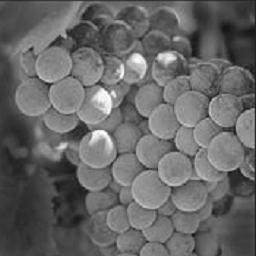
#> input picture 17JE003548_2/sample2.png, 256 x 256 px, found by its file name
$ python '2 Scratch.py'
#> lines starting #> are read from the running program, lines starting #| are printed output that depends on the picture
import numpy as np
import cv2 as cv
import matplotlib.pyplot as plt
import copy
img=cv.imread('C:/Users/shara/OneDrive/Desktop/17je003262_2/sample2.png',0)
#> img: shape (256, 256); min 19, max 255, mean 102.7
h,w=img.shape
#> h = 256; w = 256
ar=np.zeros(256,dtype = int)
for i in range(h):
    for j in range(w):
        ar[img[i][j]]+=1
for i in range(256):
    if i>0:
        ar[i]+=ar[i-1]
#> after the loop, ar = 256 values from 0 to 65536
newval=np.zeros(256,dtype =int)
for i in range(256):
    newval[i]=((float)(ar[i]-ar[0])/(h*w-ar[0]))*255
#> after the loop, newval = 256 values from 0 to 255
newimg=copy.deepcopy(img)
for i in range(h):
    for j in range(w):
        newimg[i][j]=newval[img[i][j]]
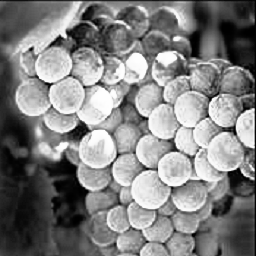
#> newimg: shape (256, 256); min 0, max 255, mean 128
cv.imshow('original',img)
cv.imshow('enhanced',newimg)
cv.waitKey(0)
cv.destroyAllWindows()
plt.title("originalhistogram")
bins = np.histogram(img.flatten(),256,[0,256])
plt.hist(img.flatten(),256,[0,256], color = '0')
plt.xlim([0,256])
plt.show()
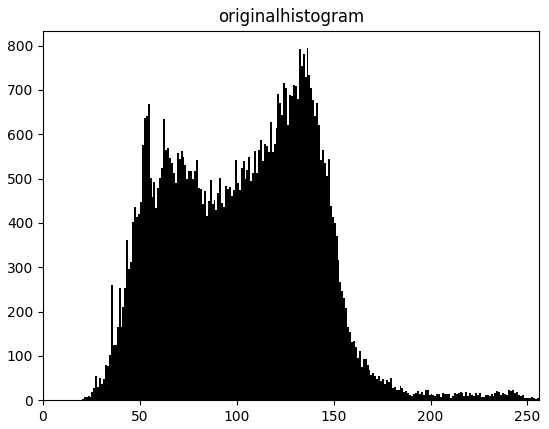
#> figure drawn by matplotlib, 1 panel; tallest bar 794 high, from x = 136 to 137
plt.title("enhancedhistogram")
bins = np.histogram(newimg.flatten(),256,[0,256])
plt.hist(newimg.flatten(),256,[0,256], color = '0')
plt.xlim([0,256])
plt.show()
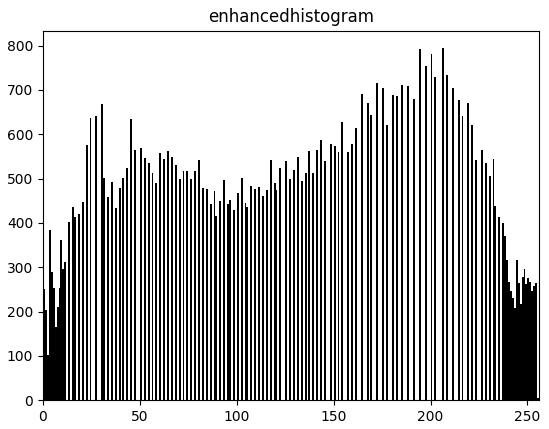
#> figure drawn by matplotlib, 1 panel; tallest bar 794 high, from x = 206 to 207

$ run again, with 17JE003548_2/sample1.png copied over 17JE003548_2/sample2.png
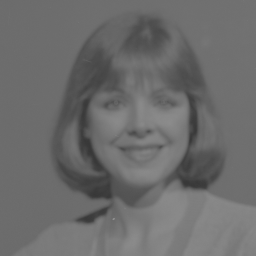
#> input picture 17JE003548_2/sample1.png, 256 x 256 px, found by its file name
#> img is the input picture: shape (256, 256); min 55, max 144, mean 107.9
#> after the loop `for i in range(h):`:
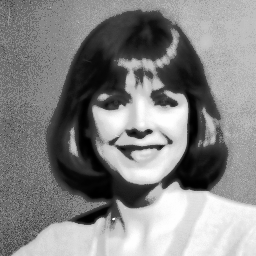
#> newimg: shape (256, 256); min 0, max 255, mean 132.7
#> `plt.show()`:
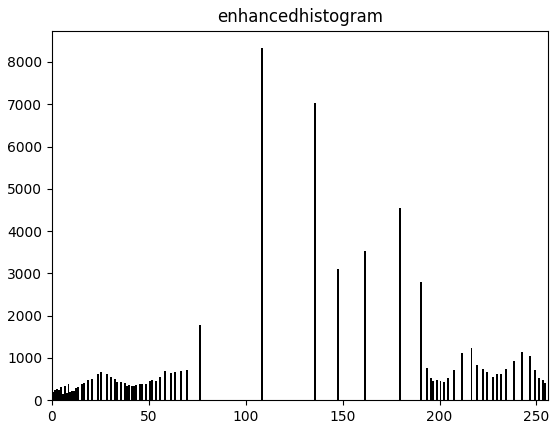
#> figure drawn by matplotlib, 1 panel; tallest bar 8325 high, from x = 108 to 109

$ run again, with 17JE003548_2/sample3.png copied over 17JE003548_2/sample2.png
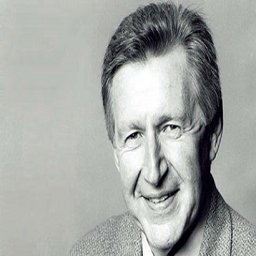
#> input picture 17JE003548_2/sample3.png, 256 x 256 px, found by its file name
#> after the loop `for i in range(h):`:
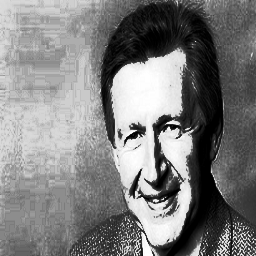
#> newimg: shape (256, 256); min 0, max 255, mean 126
#> `plt.show()`:
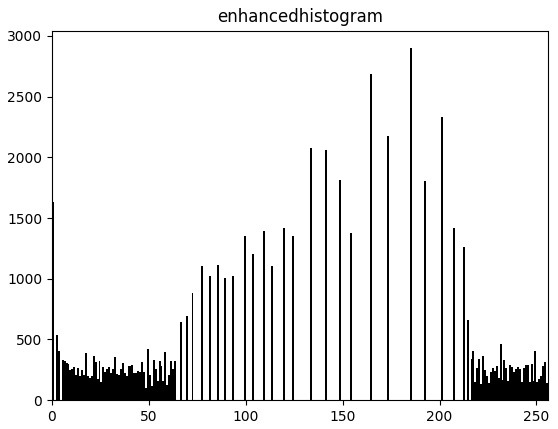
#> figure drawn by matplotlib, 1 panel; tallest bar 2899 high, from x = 185 to 186
